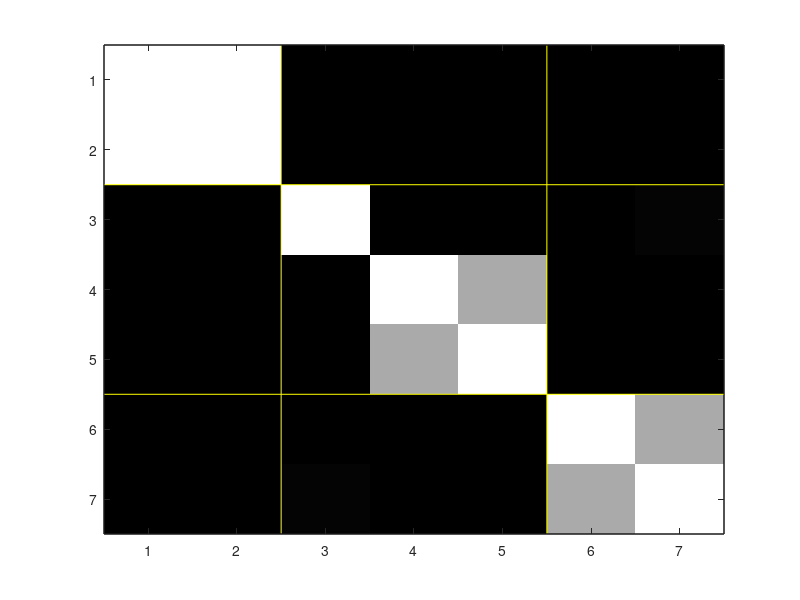

Recreate this plot in MATLAB. (Note: this script raises an error after producing the figure.)
% function h = clusion(s,cl,hieq,sq)   
%
% DESCRIPTION
%   - displays the CLUSION cluster visualization plot of a similarity matrix
%   - returns a column vector of handles h to the cluster separating lines
% ARGUMENTS
%   s    - square similarity matrix (n x n)
%   cl   - cluster label row vector (1 x n)
%          entries must be integers from 1 to k 
%   hieq - 0/1 to indicate if histogram should be equalized 
%          (optional, default 0) 
%   sq   - 0/1 to indicate if figure axis should be square
%          (optional, default 0)
% EXAMPLE
%   clusion;
%   clusion([1 0 .5; 0 1 0; .5 0 1],[1 2 1]);
% REFERENCE
%   please refer to the following paper if you use CLUSION:
%     A. Strehl and J. Ghosh, "Relationship-based Clustering and
%     Visualization for High-dimensional Data Mining", Special
%     Issue on Mining Web-based Data for E-Business Applications
%     of the INFORMS Journal on Computing, 2002
% RELEASE
%   version 1.0, 2002/02/26, tested on Matlab 5.2.0.3084, LNX86
%   available from http://www.strehl.com
%   license granted for research use ONLY (see README)
%   copyright (c) 1998-2002 by Alexander Strehl

function h = clusion(s,cl,hieq,sq)

if exist('histeq.m','file'),
   profihisteq = 1;
else
   profihisteq = 0;
end;

if ~exist('s'),
   disp('clusion-warning: no arguments - displaying illustrative example:');
   s=[1 0.0101444233725719 0.666666666666667 0.000324894409316972 0.000144423583260196 0 0.000162460400277432;0.0101444233725719 1 0.0204877164355 0.00700161873707528 0.00504709317581638 0 0.00728303954110406;0.666666666666667 0.0204877164355 1 0.000649366867304378 0.00028876375792712 0 0.000324894409316972;0.000324894409316972 0.00700161873707528 0.000649366867304378 1 9.99900009999e-005 0 0.666666666666667;0.000144423583260196 0.00504709317581638 0.00028876375792712 9.99900009999e-005 1 0.99985557641674 0.000103983778530549;0 0 0 0 0.99985557641674 1 0;0.000162460400277432 0.00728303954110406 0.000324894409316972 0.666666666666667 0.000103983778530549 0 1]
   cl=[3 2 3 2 1 1 2]
   disp('clusion-advice: type "help clusion" for information about usage');
end;

if size(s,1)~=size(s,2),
   disp('clusion-error: similarity matrix not square');
   h = [];
   return;
end;

if ~exist('cl'),
   disp('clusion-warning: no clustering given');
   cl = ones(1,size(s,1));
end;

if size(cl,1)~=1,
   disp('clusion-error: clustering must be row vector');
   return;
end;

if size(s,1)~=length(cl),
   disp('clusion-error: clustering and similarity matrices mismatch in size');
   return;
end;

if ~exist('hieq')
   hieq = 0;
end;

if ~exist('sq')
   sq = 0;
end;

colormap gray;

index = [1:length(cl); cl];
index = sortrows(index',2)';
order = index(1,:);
ticks = conv(index(2,:),[1,-1]); 
ticks(1) = 0; ticks(size(index,2)+1) = 0;
where = [1 find(ticks) length(cl)+1]-.5;
xline = [where;where];
yline = [ones(1,length(where))-.5; (length(s)+.5)*ones(1,length(where))];

if (hieq==0),
   imagesc(s(order,order));
else
   if profihisteq,
      imagesc(histeq(full(s(order,order))));
   else
      imageshq(s(order,order));
   end;
end
handa = line(xline,yline);
handb = line(yline,xline);
set([handa handb],'color','yellow');
set([handa(1) handa(length(handa)) handb(1) handb(length(handb))],'color','black');

if (length(cl)<=25)
   renumtick(gca,cl,cl);
else
   axis off;
end;

if sq,
   axis square;
else
   axis normal;
end;

h = [handa;handb];

colormap(1-colormap);
set(h,'Color',[1.0 0.1 0.1]);

